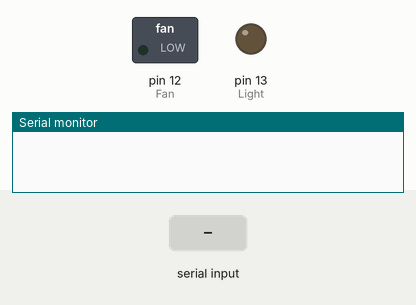
The sketch below on a simulated Arduino Uno, built with avr-gcc and run on an emulated ATmega328P. Shown: switched loads named in the sketch (green lamp = pin HIGH), output pins drawn as LEDs (lit = HIGH), the last lines printed to the serial monitor. The inputs (shaded band) are chosen by the test bench.

Above: at 1.2 s.
1.3 s: "Light" received over Serial
At 2.3 s:
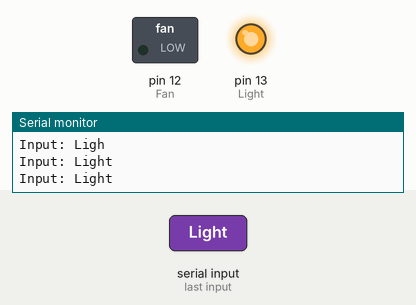
3.0 s: "Fan" received over Serial
At 3.5 s:
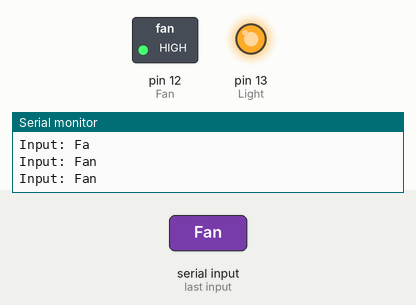
4.6 s: "NoLight" received over Serial
At 6.1 s:
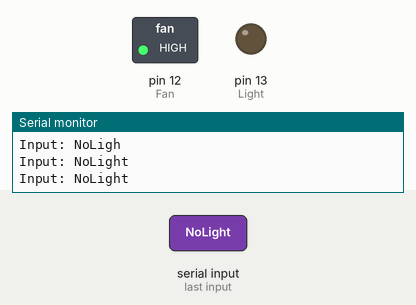
Timing chart, 0 to 7.6 s (numbered marks = the images above; inputs shaded):
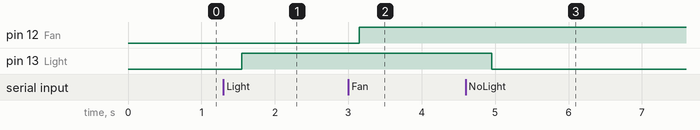

Measured:
- after the input at 1.3 s, pin 13 (Light): LOW → HIGH after 0.25 s
- after the input at 3.0 s, pin 12 (Fan): LOW → HIGH after 0.15 s
- after the input at 4.6 s, pin 13 (Light): HIGH → LOW after 0.35 s

The sketch:

BluethoothCode.ino
```cpp
String input;

int Light = 13;
int Fan = 12;

void setup() {
  pinMode(Light, OUTPUT);
  pinMode(Fan, OUTPUT);
  Serial.begin(9600);
}

void loop() {

  while (Serial.available()) {
    delay(50);
    char C = Serial.read();
    input += C;
    Serial.println("Input: " + input);
  }

  if (input == "Light") {
    digitalWrite(Light, HIGH);
    Serial.println("Input: " + input);
  }

  if (input == "NoLight") {
    digitalWrite(Light, LOW);
    Serial.println("Input: " + input);
  }


  if (input == "Fan") {
    digitalWrite(Fan, HIGH);
    Serial.println("Input: " + input);
  }

  if (input == "NoFan") {
    digitalWrite(Fan, LOW);
    Serial.println("Input: " + input);
  }

  input = "";

}
```
